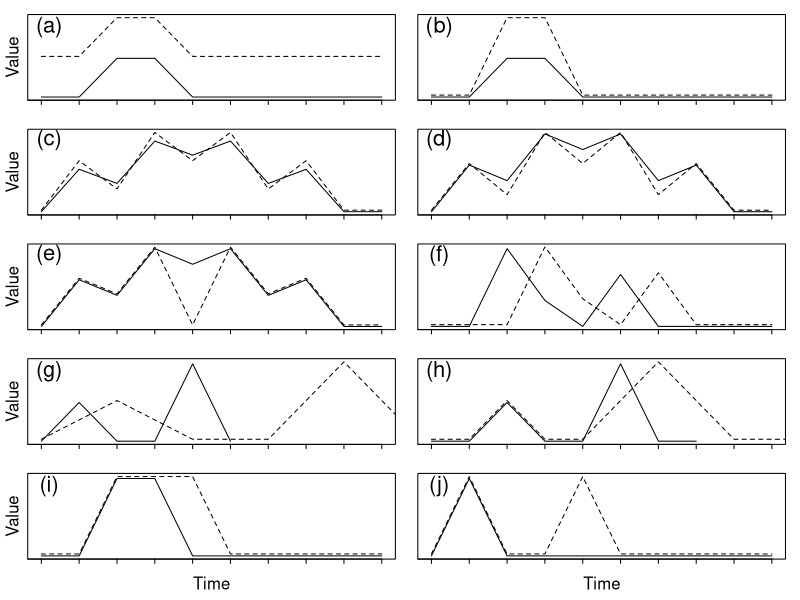

Reproduce this figure in R.
test.unq.a2 <- c(1, 1, 2, 2, 1, 1, 1, 1, 1, 1)
test.unq.b2 <- c(1, 1, 2, 2, 1, 1, 1, 1, 1, 1)

test.amp.a2 <- c(1, 1, 2, 2, 1, 1, 1, 1, 1, 1)
test.amp.b2 <- c(1, 1, 3, 3, 1, 1, 1, 1, 1, 1)

test.wn.a2 <- c(1, 4, 3, 6, 5, 6, 3, 4, 1, 1)
test.wn.b2 <- c(1, 4.5, 2.5, 6.5, 4.5, 6.5, 2.5, 4.5, 1, 1)

test.bn.a2 <- c(1, 4, 3, 6, 5, 6, 3, 4, 1, 1)
test.bn.b2 <- c(1, 4, 2, 6, 4, 6, 2, 4, 1, 1)

test.out.a2 <- c(1, 4, 3, 6, 5, 6, 3, 4, 1, 1)
test.out.b2 <- c(1, 4, 3, 6, 1, 6, 3, 4, 1, 1)

test.phase.a2 <- c(1, 1, 4, 2, 1, 3, 1, 1, 1, 1)
test.phase.b2 <- c(1, 1, 1, 4, 2, 1, 3, 1, 1, 1)

test.uni.a2 <- c(1, 2, 1, 1, 3, 1)
test.uni.b2 <- c(1, 1.5, 2, 1.5, 1, 1, 1, 2, 3, 2, 1)

test.warp.a2 <- c(1, 1, 2, 1, 1, 3, 1, 1)
test.warp.b2 <- c(1, 1, 2, 1, 1, 2, 3, 2, 1, 1, 1)

test.dur.a2 <- c(1, 1, 3, 3, 1, 1, 1, 1, 1, 1)
test.dur.b2 <- c(1, 1, 3, 3, 3, 1, 1, 1, 1, 1)

test.freq.a2 <- c(1, 3, 1, 1, 1, 1, 1, 1, 1, 1)
test.freq.b2 <- c(1, 3, 1, 1, 3, 1, 1, 1, 1, 1)

tiff(file="C:/R_projects/Trend_compare/figures/properties2.tif", compression="lzw", res=1000,
    width = 7480, height = 9055, units = "px", pointsize = 12, bg = "white")
par(mfrow=c(5,2), mar=c(1,0.5,1,1) + 0.1, oma=c(2,1.5,0,0), ljoin=2, tck = -0.05)

plot(1:10, test.unq.a2, type="l", lty=1, xlab="", ylab="", xaxt = "n", yaxt="n", ylim=c(1,3.05))
lines(test.unq.b2+1.05, type="l", lty=2)
axis(side=1, labels=FALSE, at=c(0,1,2,3,4,5,6,7,8,9,10))
#mtext(text = "Time", side = 1, line = 1.5)
mtext(text = "Value", side = 2, line = 0.5)
text(1.2, 2.8, labels=("(a)"), cex=2)

plot(1:10, test.amp.a2, type="l", lty=1, xlab="", ylab="",xaxt = "n", yaxt="n", ylim=c(1,3.05))
lines(test.amp.b2+0.05, type="l", lty=2)
axis(side=1, labels=FALSE, at=c(0,1,2,3,4,5,6,7,8,9,10))
#mtext(text = "Time", side = 1, line = 2.5)
text(1.2, 2.8, labels=("(b)"), cex=2)

plot(1:10, test.wn.a2/2.167, type="l", lty=1, xlab="", ylab="", xaxt = "n", yaxt="n", ylim=c(0.46,3.05))
lines(test.wn.b2/2.167+0.05, type="l", lty=2)
axis(side=1, labels=FALSE, at=c(0,1,2,3,4,5,6,7,8,9,10))
#mtext(text = "Time", side = 1, line = 2.5)
mtext(text = "Value", side = 2, line = 0.5)
text(1.2, 2.8, labels=("(c)"), cex=2)

plot(1:10, test.bn.a2/2, type="l", lty=1, xlab="", ylab="", xaxt = "n", yaxt="n", ylim=c(0.5,3.05))
lines(test.bn.b2/2+0.05, type="l", lty=2)
axis(side=1, labels=FALSE, at=c(0,1,2,3,4,5,6,7,8,9,10))
#mtext(text = "Time", side = 1, line = 2.5)
text(1.2, 2.8, labels=("(d)"), cex=2)

plot(1:10, test.out.a2/2, type="l", lty=1, xlab="", ylab="", xaxt = "n", yaxt="n", ylim=c(0.5,3.05))
lines(test.out.b2/2+0.05, type="l", lty=2)
axis(side=1, labels=FALSE, at=c(0,1,2,3,4,5,6,7,8,9,10))
#mtext(text = "Time", side = 1, line = 2.5)
mtext(text = "Value", side = 2, line = 0.5)
text(1.2, 2.8, labels=("(e)"), cex=2)

plot(1:10, test.phase.a2/1.33, type="l", lty=1, xlab="", ylab="", xaxt = "n", yaxt="n", ylim=c(0.75,3.05))
lines(test.phase.b2/1.33+0.05, type="l", lty=2)
axis(side=1, labels=FALSE, at=c(0,1,2,3,4,5,6,7,8,9,10))
#mtext(text = "Time", side = 1, line = 2.5)
text(1.2, 2.8, labels=("(f)"), cex=2)

plot(1:11, test.uni.b2+0.05, type="l", lty=2, xlab="", ylab="", xaxt = "n", yaxt="n", ylim=c(1,3.05), xlim=c(1,10))
lines(test.uni.a2, type="l", lty=1)
axis(side=1, labels=FALSE, at=c(0,1,2,3,4,5,6,7,8,9,10))
#mtext(text = "Time", side = 1, line = 2.5)
mtext(text = "Value", side = 2, line = 0.5)
text(1.2, 2.8, labels=("(g)"), cex=2)

plot(1:11, test.warp.b2+0.05, type="l", lty=2, xlab="", ylab="", xaxt = "n", yaxt="n", ylim=c(1,3.05), xlim=c(1,10))
lines(test.warp.a2, type="l", lty=1)
axis(side=1, labels=FALSE, at=c(0,1,2,3,4,5,6,7,8,9,10))
#mtext(text = "Time", side = 1, line = 2.5)
text(1.2, 2.8, labels=("(h)"), cex=2)

plot(1:10, test.dur.a2, type="l", lty=1, xlab="", ylab="", xaxt = "n", yaxt="n", ylim=c(1,3.05))
lines(test.dur.b2+0.05, type="l", lty=2)
axis(side=1, labels=FALSE, at=c(0,1,2,3,4,5,6,7,8,9,10))
mtext(text = "Time", side = 1, line = 1.5)
mtext(text = "Value", side = 2, line = 0.5)
text(1.2, 2.8, labels=("(i)"), cex=2)

plot(1:10, test.freq.a2, type="l", lty=1, xlab="", ylab="", xaxt="n", yaxt="n", ylim=c(1,3.05))
lines(test.freq.b2+0.05, type="l", lty=2)
axis(side=1, labels=FALSE, at=c(0,1,2,3,4,5,6,7,8,9,10))
mtext(text = "Time", side = 1, line = 1.5)
text(1.2, 2.8, labels=("(j)"), cex=2)
dev.off()

